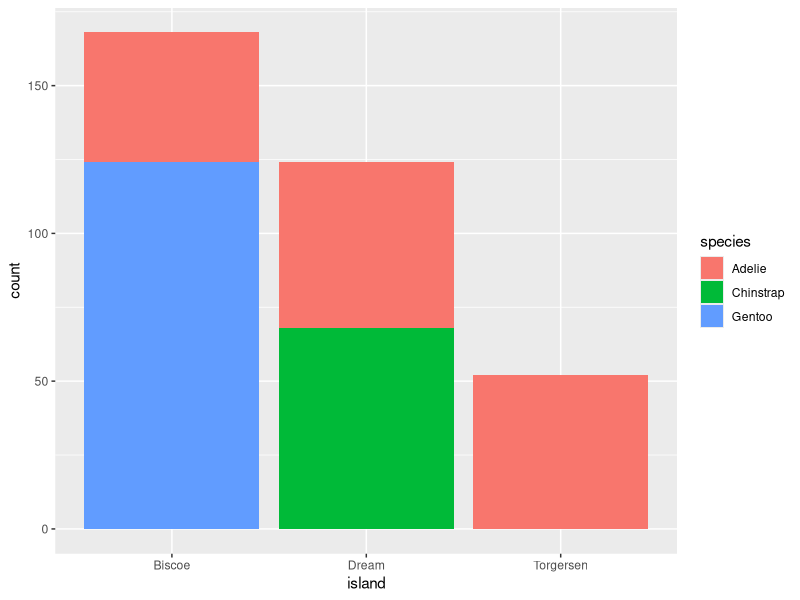
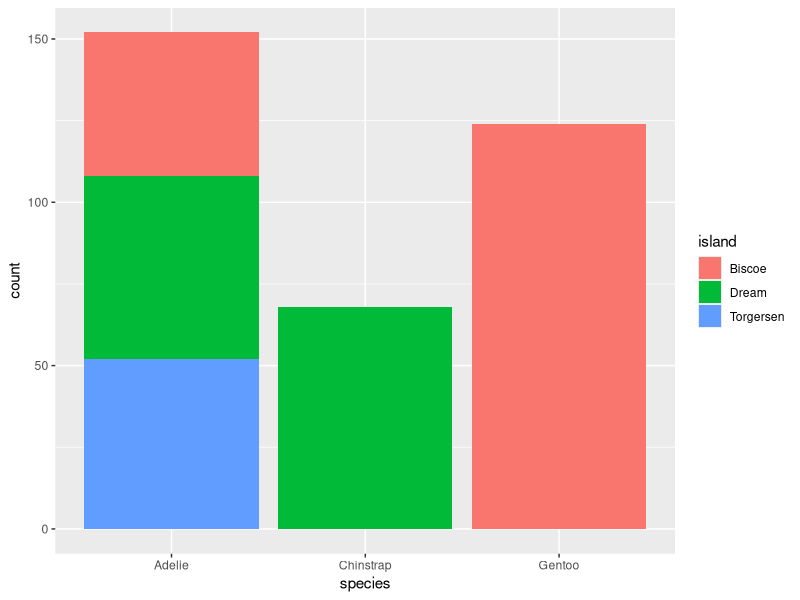
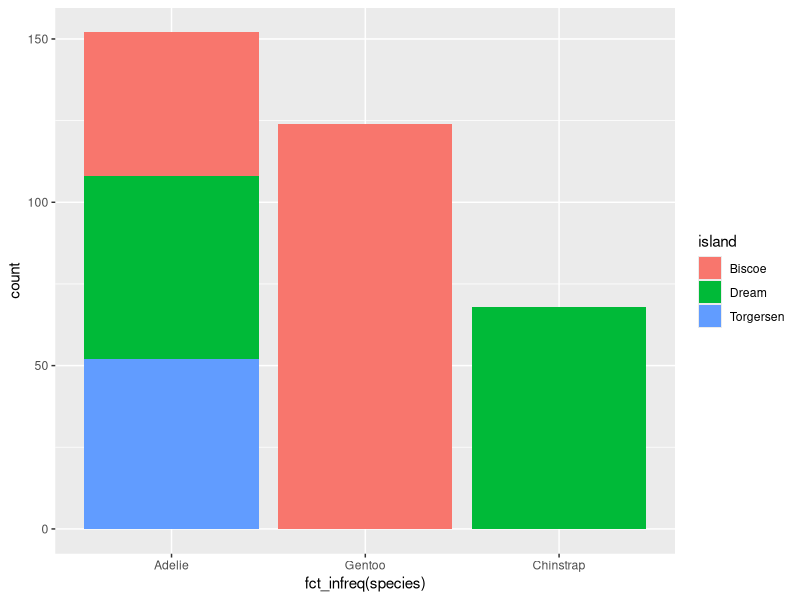
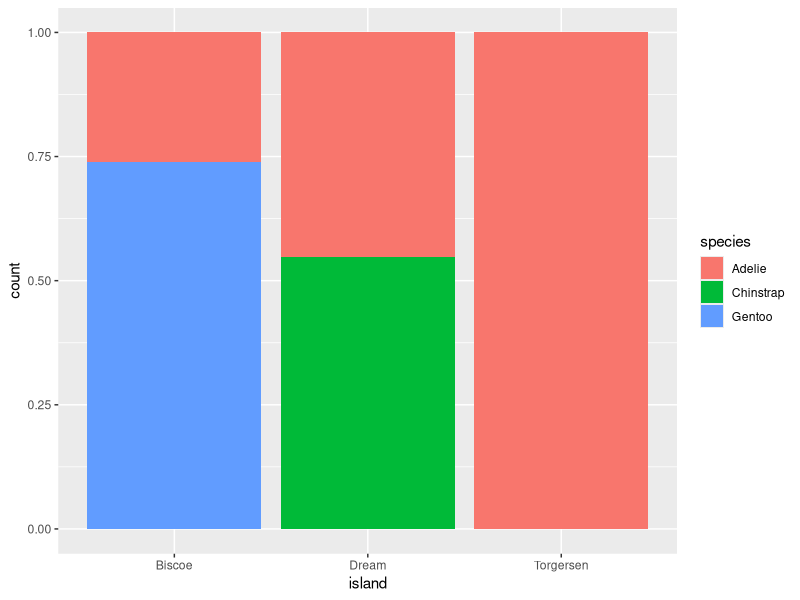
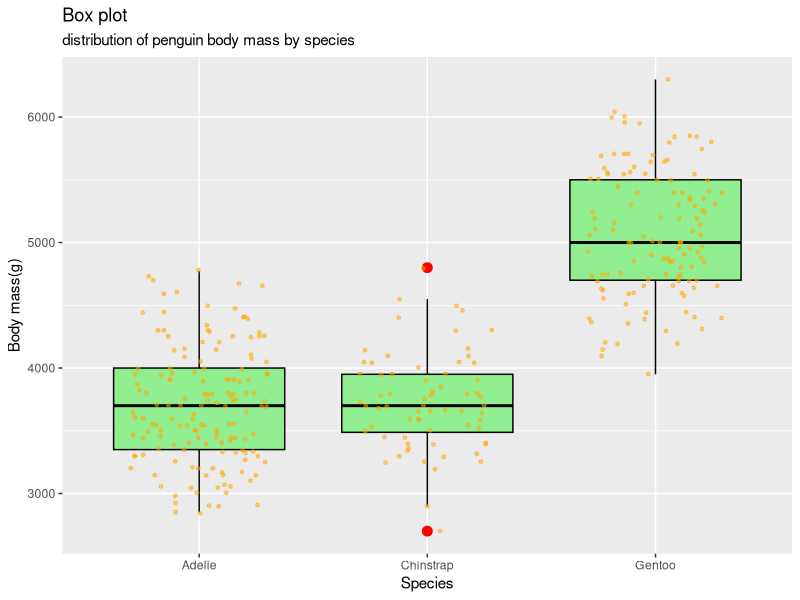
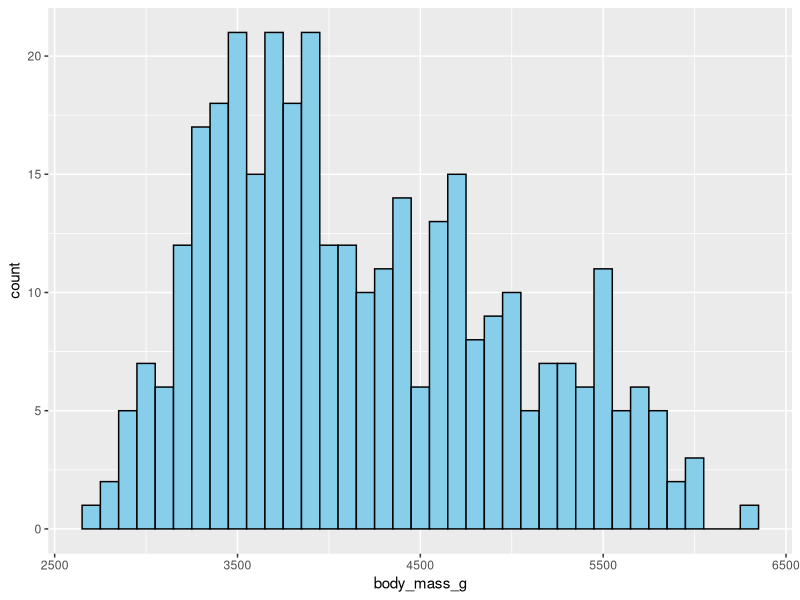
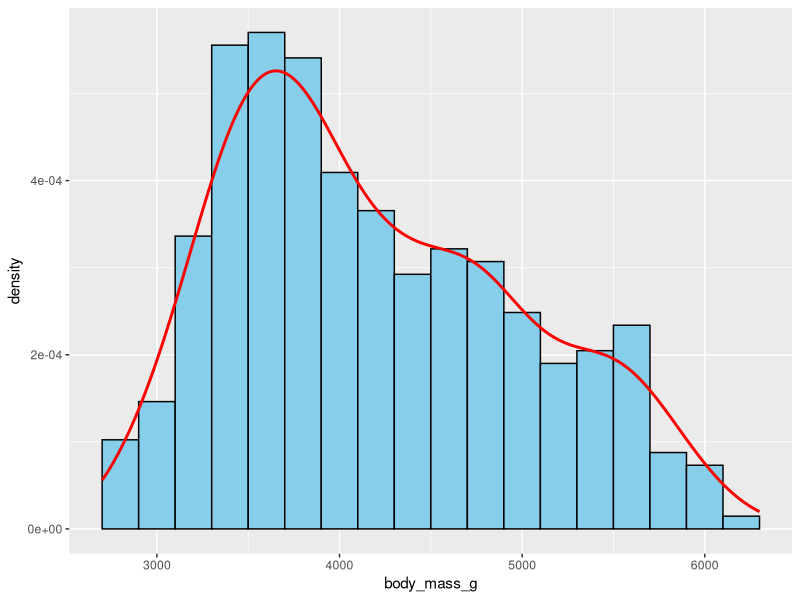
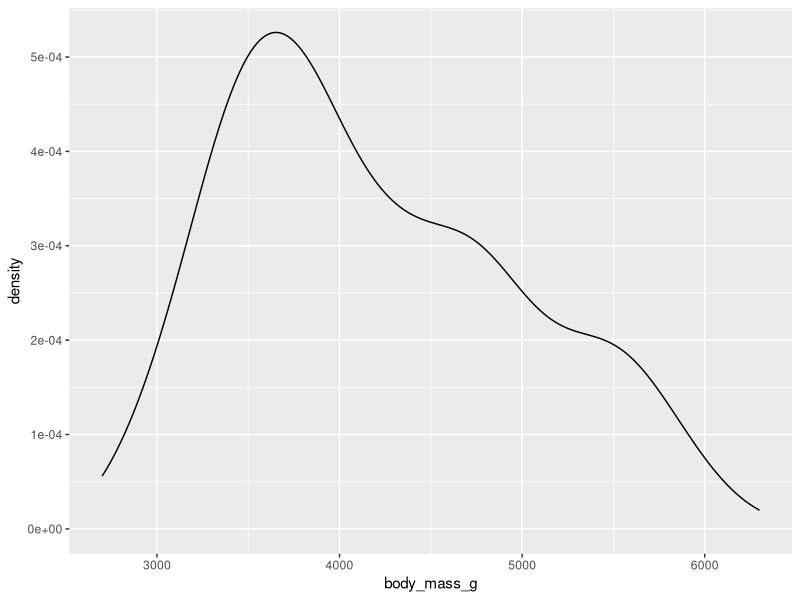

These charts were generated, in order, by the following R code:
library(tidyverse)

library(palmerpenguins)

##Bar plots
ggplot(penguins, aes(x = island, fill = species)) + geom_bar()

ggplot(penguins, aes(x = species, fill = island)) + geom_bar()

##to order in frequency of count
ggplot(penguins, aes(x = fct_infreq(species), fill = island)) + geom_bar() 


## to see the relative frequency
ggplot(penguins, aes(x = island, fill = species)) + geom_bar(position="fill")


### Box plot
ggplot(penguins, aes(x = species, y = body_mass_g)) + 
  geom_boxplot(fill="lightgreen", color="black", outlier.size = 3, outlier.color="red") + ##outlier aesthetics 
  geom_jitter(width = 0.3, size = 1, color = "orange", alpha = 0.5) + ##jitter to see individual data points
  labs(title = "Box plot", subtitle = "distribution of penguin body mass by species", 
       x = "Species", y = "Body mass(g)")


### Histogram

ggplot(penguins, aes(x = body_mass_g)) + 
  geom_histogram(binwidth = 100, fill = "skyblue", color = "black") ## use bins = 30 or 50 if unsure about bindwidth

# to add density curve on top of histogram
ggplot(penguins, aes(x = body_mass_g)) + 
  geom_histogram(aes(y = after_stat(density)), binwidth = 200, fill = "skyblue", color = "black") + #normalize y axis for density
  geom_density(color = "red", linewidth = 1) #add density line

### Density plot
ggplot(penguins, aes(x = body_mass_g)) + 
  geom_density()

ggplot(penguins, aes(x = body_mass_g, color = species, fill = species)) + # plot by species
  geom_density(linewidth = 1, alpha = 0.3)

ggplot(penguins, aes(x = body_mass_g)) + 
  geom_density(aes(color = species, fill = species), linewidth = 1, alpha = 0.3) + 
  facet_wrap(~species) # facet by species

### Scatter plot
ggplot(penguins, aes(x = flipper_length_mm, y = body_mass_g)) + 
  geom_point(aes(color = species, shape = island)) + 
  geom_smooth(method = "lm", color = "purple")



## Save plot
my_bar_plot <- ggplot(penguins, aes(x = flipper_length_mm, y = body_mass_g)) + 
  geom_point(aes(color = species, shape = island)) + 
  geom_smooth(method = "lm", color = "purple")

ggsave(filename = "mpg-plot.png", plot = my_bar_plot)
